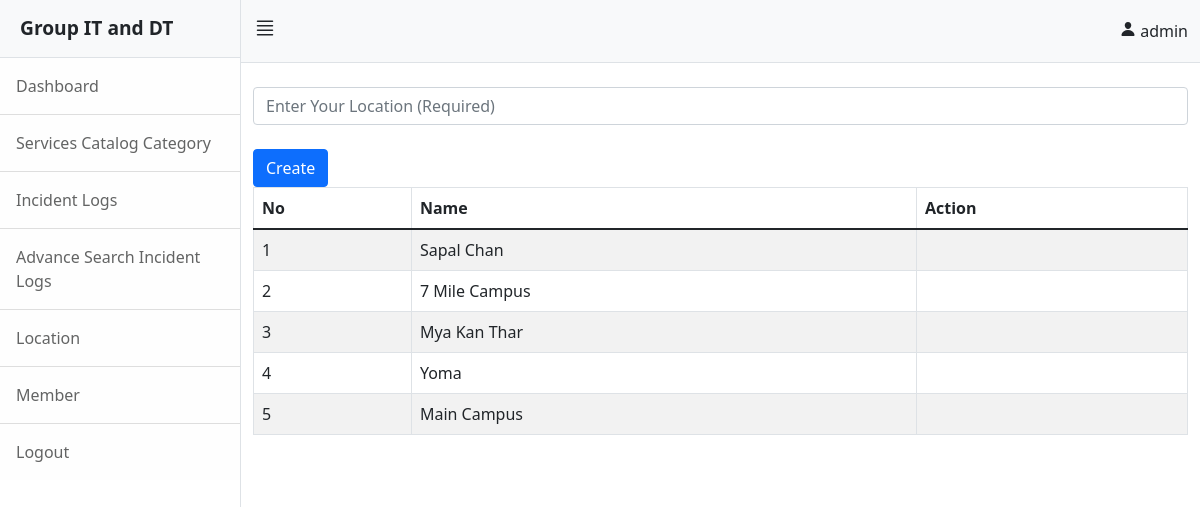
/admin/location.php (signed in), run on the app's committed database.
### tables this page shows
CREATE TABLE `location` (
  `id` int(11) NOT NULL,
  `name` varchar(255) NOT NULL
);

### admin/location.php (the view, shortened to what this page needs)
<?php
            include "head.php";
        ?>
<div class="d-flex" id="wrapper">
    <?php
                include "slidebar.php";
           ?>
    <div id="page-content-wrapper">
        <?php
                    include "nav.php";
                ?>
        <div class="container-fluid">
            <br>
            <div class="col-md-12">
                <form action="backend.php" method="post" enctype="multipart/form">
                    <input type="text" name="location" class="form-control" placeholder="Enter Your Location (Required) " required>
                    <br>
                    <input type="submit" class="btn btn-primary" name="create_location" value="Create">
                </form>
            </div>
            <table class="table table-striped table-bordered table-hover">
                <thead>
                    <tr>
                        <th>No</th>
                        <th>Name</th>
                        <th>Action</th>
                    </tr>
                </thead>
                <tbody>
                    <?php
                        $sql = "SELECT * FROM location Order by id DESC";
                        $result = mysqli_query($connect,$sql);
                        if($result){
                            foreach($result as $value=>$row){
                                ?>
                    <tr>
                        <td><?php echo ++$value; ?></td>
                        <td><?php echo $row['name']; ?></td>
                        <td></td>
                    </tr>
                    <?php
                            }
                        }
                    ?>
                </tbody>
            </table>
        </div>
    </div>
</div>
<?php
            include "footer.php";
        ?>

### data on the page
location: name "Sapal Chan"
location: name "7 Mile Campus"
location: name "Mya Kan Thar"
location: name "Yoma"
location: name "Main Campus"

### other printed values
$_SESSION["username"] "admin"
